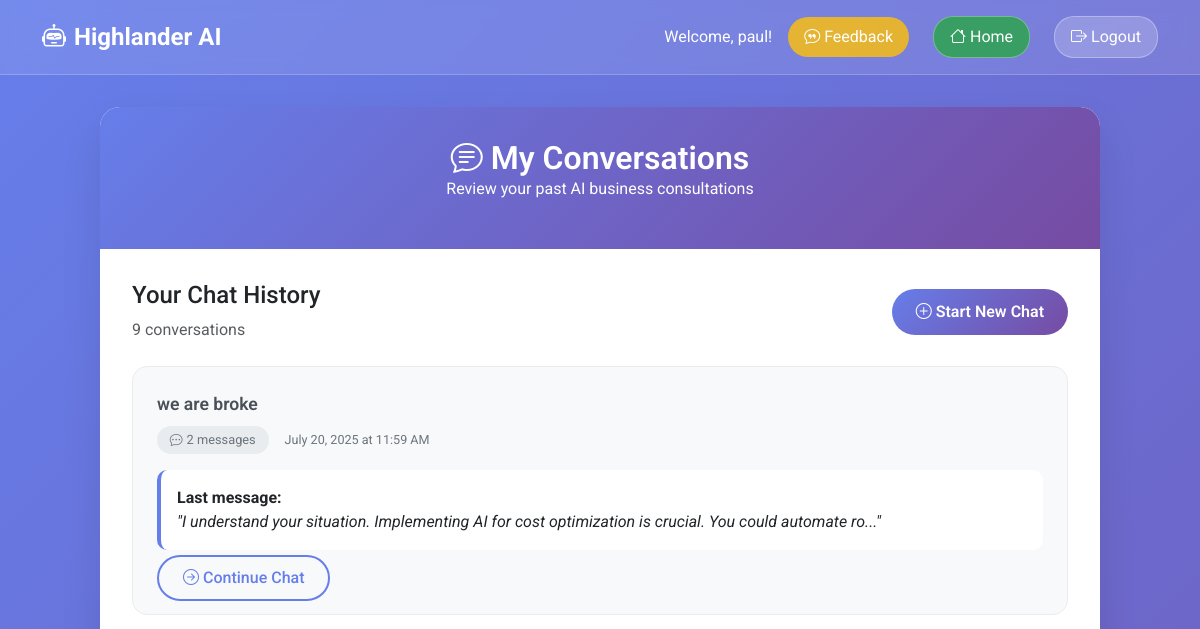
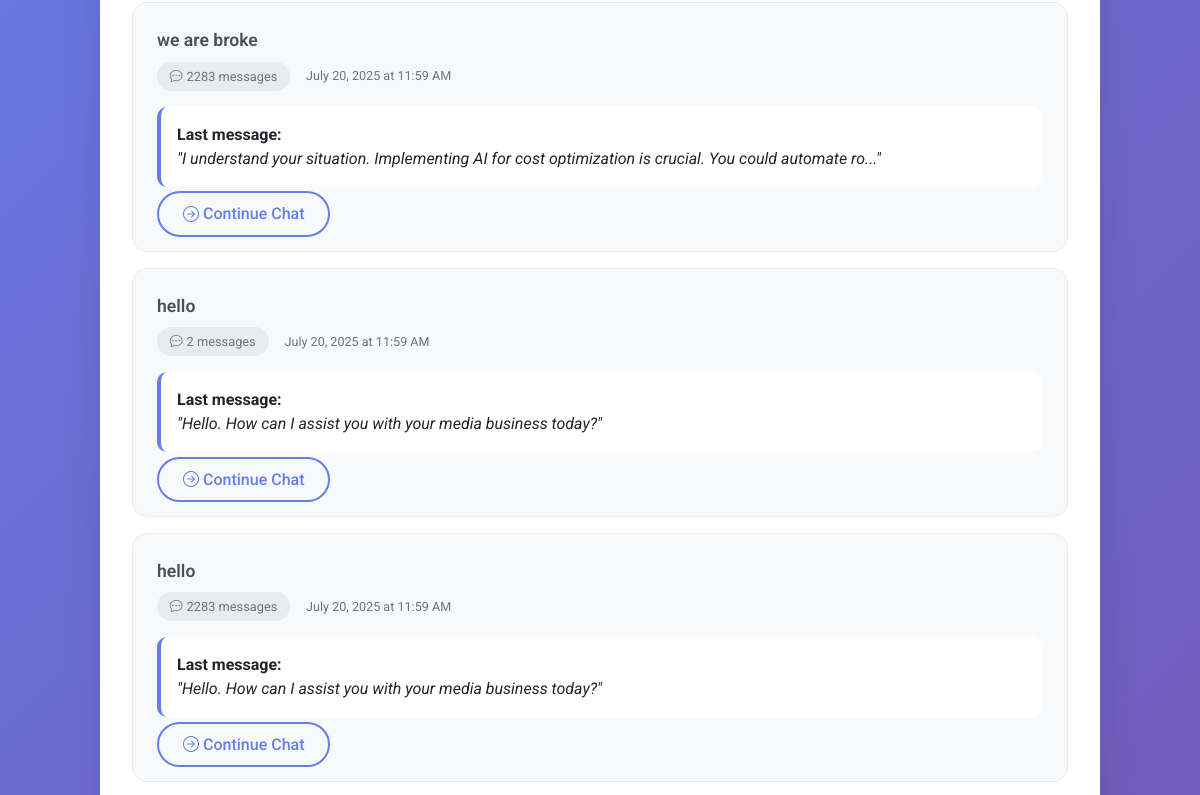
Page /my-chats (signed in, upper part) on the earlier database version (2 pictures, top to bottom).
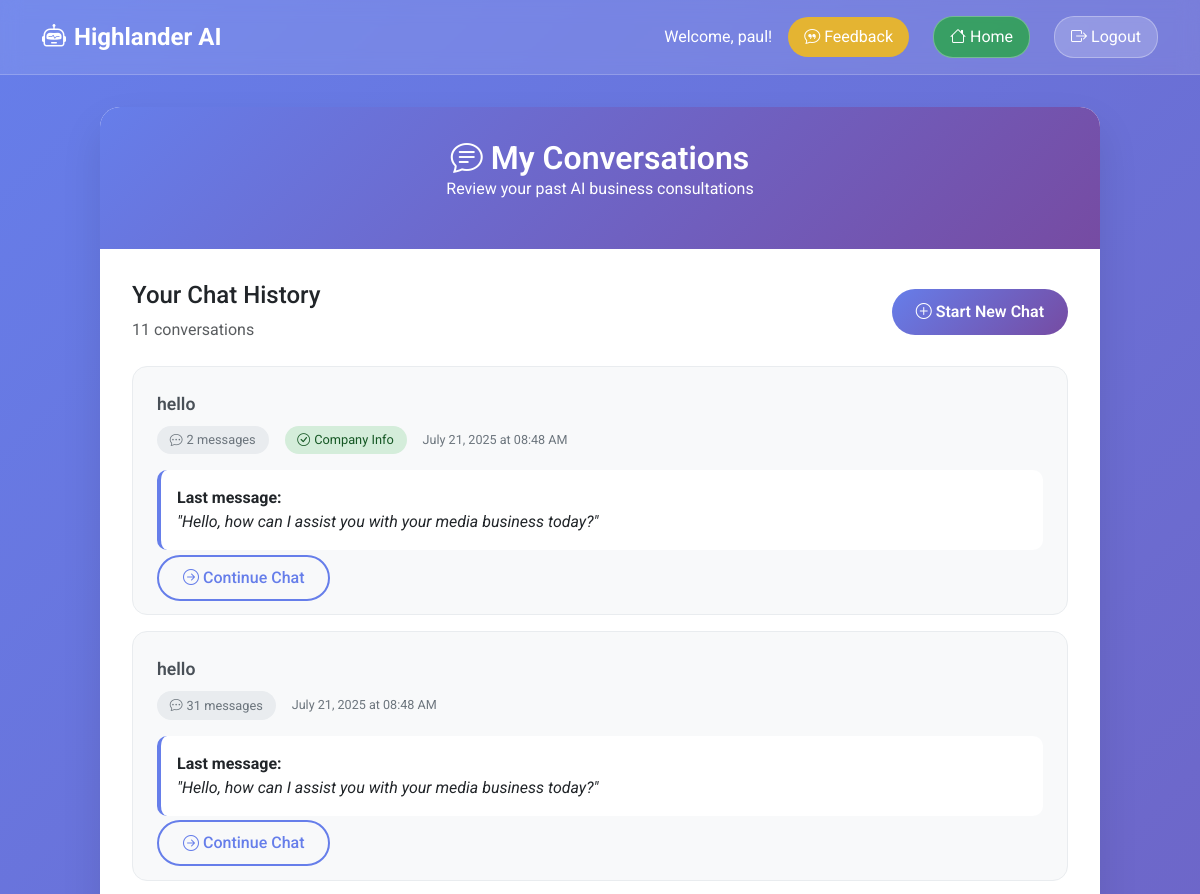
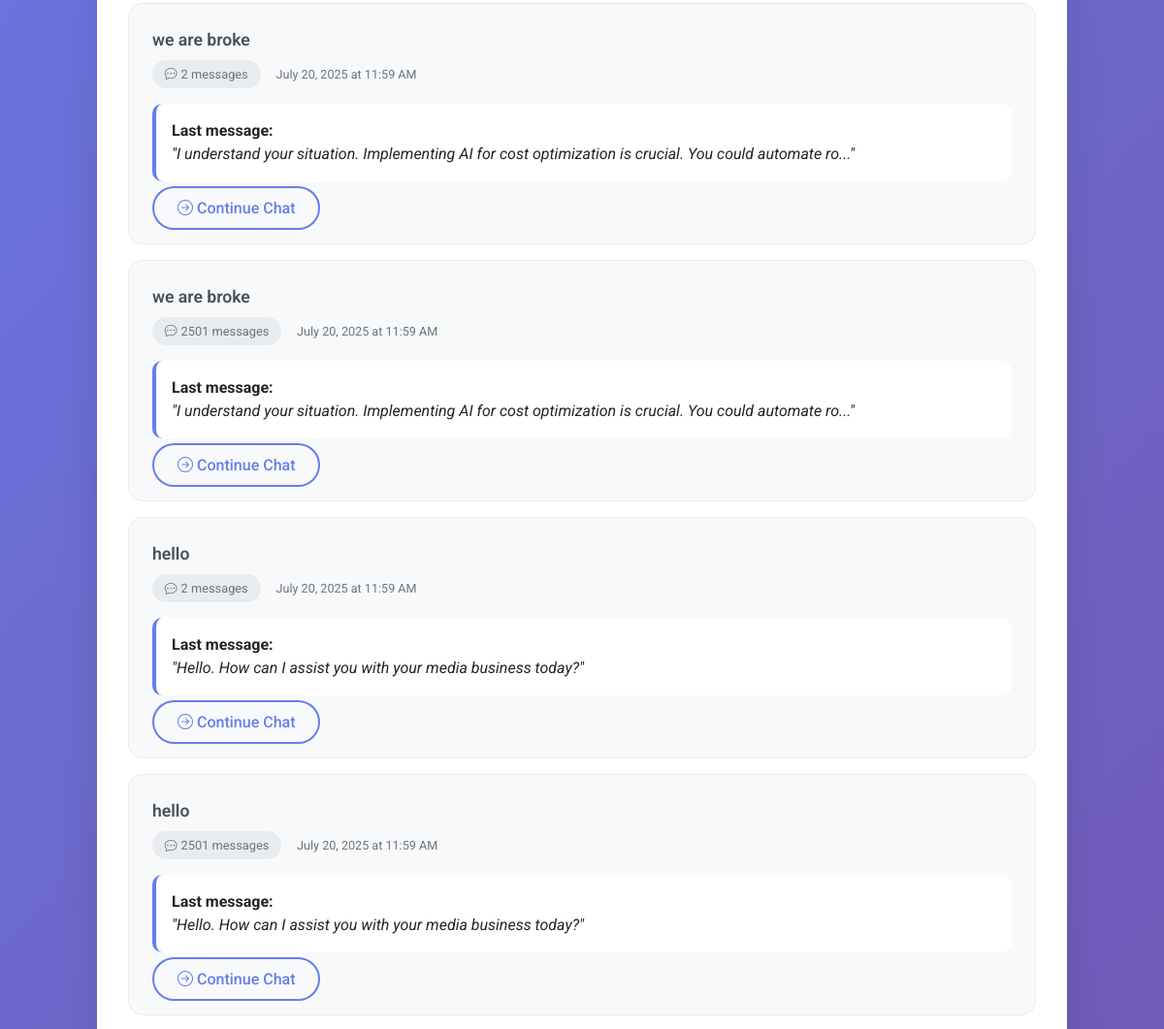
Same page on the later database version (2 pictures, top to bottom).
### models.py (models this page shows, shortened)
class Chat(db.Model):
    __tablename__ = 'chats'
    id = db.Column(db.Integer, primary_key=True)
    user_id = db.Column(db.Integer, db.ForeignKey('users.id'), nullable=True)
    created_at = db.Column(db.DateTime, default=datetime.utcnow)
    updated_at = db.Column(db.DateTime, default=datetime.utcnow, onupdate=datetime.utcnow)
    title = db.Column(db.String(255), nullable=True)  # Optional title based on content
    fact_sheet = db.Column(db.Text, nullable=True)  # Stores extracted company info
    strategies = db.Column(db.Text, nullable=True)  # Stores generated strategies
    messages = relationship("Message", back_populates="chat", cascade="all, delete-orphan")

class Message(db.Model):
    __tablename__ = 'messages'
    id = db.Column(db.Integer, primary_key=True)
    chat_id = db.Column(db.Integer, db.ForeignKey('chats.id'), nullable=False)
    role = db.Column(db.String(50), nullable=False)  # 'user', 'assistant', 'system'
    content = db.Column(db.Text, nullable=False)
    created_at = db.Column(db.DateTime, default=datetime.utcnow)
    chat = relationship("Chat", back_populates="messages")

### app.py (the view)
@app.route('/my-chats')
@login_required
def my_chats():
    if hasattr(current_user, 'is_admin') and current_user.is_admin:
        return redirect(url_for('get_chats'))
    chats = Chat.query.filter_by(user_id=current_user.id).order_by(Chat.updated_at.desc()).all()
    return render_template('user_chats.html', chats=chats)

### app.py (called while the page is built)
@login_manager.user_loader
def load_user(user_id):
    return User.query.get(int(user_id))

### templates/user_chats.html (shortened to what the changed rows need)
<!DOCTYPE html>
<html lang="en">
<head>
    <link href="https://cdn.jsdelivr.net/npm/bootstrap@5.3.2/dist/css/bootstrap.min.css" rel="stylesheet">
    <link rel="stylesheet" href="https://cdn.jsdelivr.net/npm/bootstrap-icons@1.11.2/font/bootstrap-icons.min.css">
</head>
<body>
    <div class="container">
        <div class="content-container">
            <div class="content-header">
                <h1><i class="bi bi-chat-text me-2"></i>My Conversations</h1>
            </div>
            <div class="content-body">
                <div class="d-flex justify-content-between align-items-center mb-4">
                    <div>
                        <h4>Your Chat History</h4>
                        <p class="text-muted mb-0">{{ chats|length }} conversation{% if chats|length != 1 %}s{% endif %}</p>
                    </div>
                </div>
                {% if chats %}
                    {% for chat in chats %}
                    <div class="chat-card">
                        <div class="chat-title">
                            {{ chat.title or 'Untitled Conversation' }}
                        </div>
                        <div class="chat-meta">
                            <div class="chat-stats">
                                <span class="stat-badge">
                                    <i class="bi bi-chat-dots me-1"></i>{{ chat.messages|length }} messages
                                </span>
                                {% if chat.fact_sheet %}
                                <span class="stat-badge" style="background: #d4edda; color: #155724;">
                                    <i class="bi bi-check-circle me-1"></i>Company Info
                                </span>
                                {% endif %}
                            </div>
                            <div>
                                <small>{{ chat.updated_at.strftime('%B %d, %Y at %I:%M %p') }}</small>
                            </div>
                        </div>
                        {% if chat.messages %}
                        <div class="mt-3">
                            <div style="background: white; border-radius: 10px; padding: 1rem; border-left: 4px solid #667eea;">
                                <strong>Last message:</strong><br>
                                <em>"{{ chat.messages[-1].content[:100] }}{% if chat.messages[-1].content|length > 100 %}...{% endif %}"</em>
                            </div>
                        </div>
                        {% endif %}
                        <div class="mt-3">
                            <a href="{{ url_for('user_dashboard') }}?chat_id={{ chat.id }}" class="btn-outline-custom">
                                <i class="bi bi-arrow-right-circle me-1"></i>Continue Chat
                            </a>
                        </div>
                    </div>
                    {% endfor %}
                {% endif %}
            </div>
        </div>
    </div>
</body>
</html>

Differences in the rows shown:
added Chat: title "hello", messages|length "2", shows "Company Info", updated_at "July 21, 2025 at 08:48 AM", messages "Hello, how can I assist you with your media business today?"
added Chat: title "hello", messages|length "31", updated_at "July 21, 2025 at 08:48 AM", messages "Hello, how can I assist you with your media business today?"
computed for Chat (number 4 of 6 on the later page): messages|length "2283" → "2501"
computed for Chat (number 6 of 6 on the later page): messages|length "2283" → "2501"
Other differences:
{{ chats|length }}: "9" → "11"
